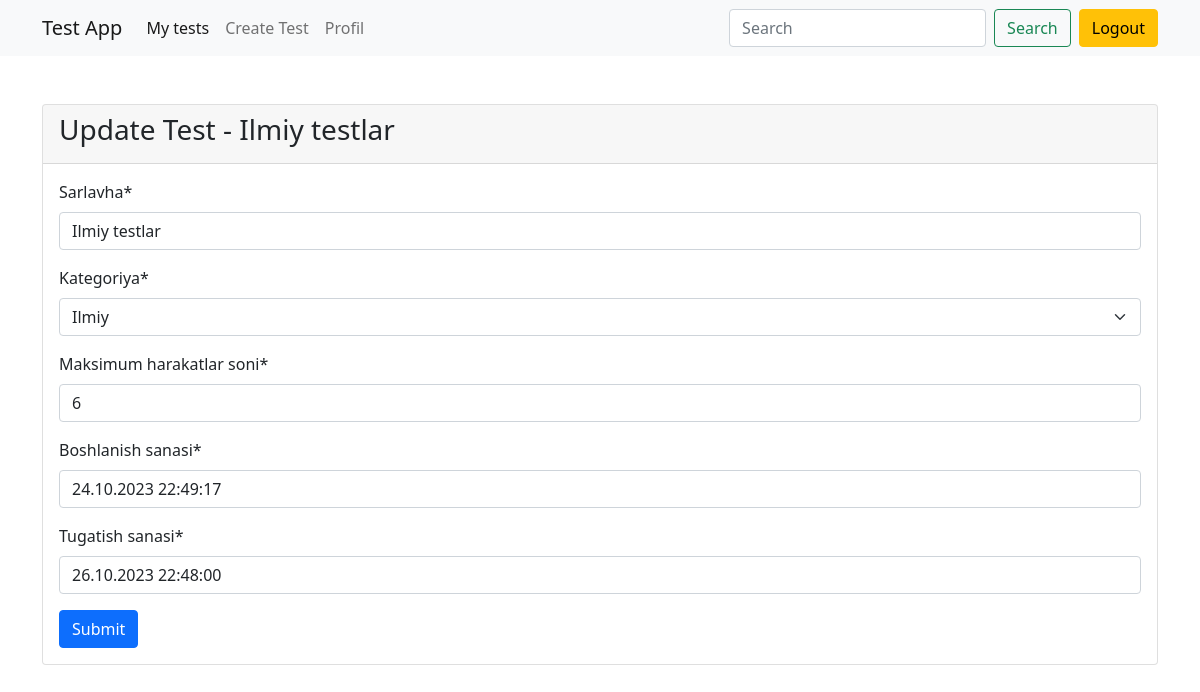
/update_test/5839b13a-b457-40d7-b931-bd72b358bb13/ (signed in), run on an earlier commit of the app's database.
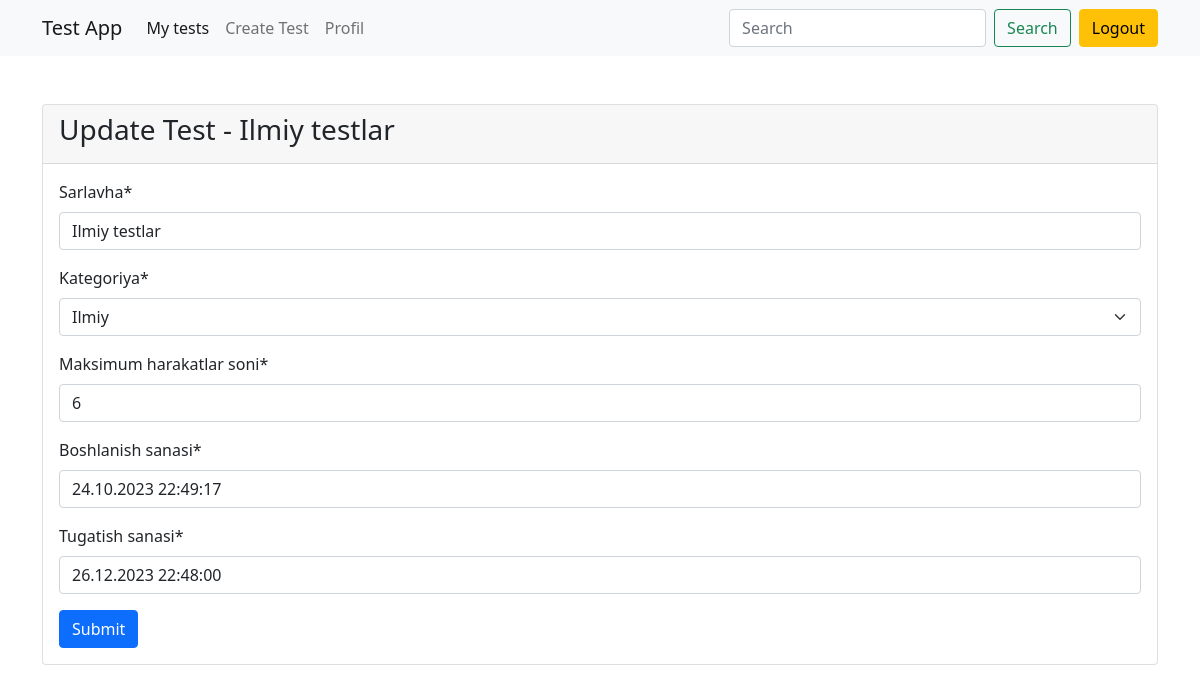
And on a later commit of the database.
### main/models.py (models this page shows, shortened)
class Test(models.Model):
    id = models.UUIDField(primary_key=True, default=uuid.uuid4, editable=False)
    author = models.ForeignKey(User, on_delete=models.CASCADE, verbose_name="avtor")
    category = models.ForeignKey(Category, on_delete=models.CASCADE, verbose_name="kategoriya")
    title = models.CharField(max_length=250, verbose_name="sarlavha")
    max_attemps = models.PositiveIntegerField(verbose_name="maksimum harakatlar soni")
    pass_percentage = models.PositiveIntegerField(default=60)
    start_date = models.DateTimeField(default=timezone.now, verbose_name="boshlanish sanasi")
    end_date = models.DateTimeField(default=(timezone.now()+timezone.timedelta(days=2)), verbose_name="tugatish sanasi")
    class Meta:
        verbose_name = "Test"
        verbose_name_plural = "Testlar"

### main/views.py (the view, shortened to what this page needs)
# urls.py: path("update_test/<uuid:test_id>/", update_test, name="update_test"),
@login_required(login_url="login")
def update_test(request, test_id):
    test = Test.objects.get(id=test_id)
    user = request.user
    if user == test.author:
        form = TestFrom(instance=test)
        return render(request, "update_test.html", {"form":form, "test":test})
    else:
        messages.error(request, "Bu test sizga tegishli emas!")
        return redirect('index')

### main/forms.py
class TestFrom(ModelForm):
    class Meta:
        model = Test
        fields = ["title", "category", "max_attemps", "start_date", "end_date"]

### main/models.py (called while the page is built)
    def __str__(self):
        return str(self.name)

### templates/update_test.html (shortened to what this page needs)
{% extends "base.html" %}
{% load crispy_forms_tags %}
{% block content %}
    <div class="card mt-5">
        <div class="card-header">
            <h3>Update Test - {{test.title}}</h3>
        </div>
        <div class="card-body">
            <form method="post">
                {{form|crispy}}
                <button class="btn btn-primary" type="submit">Submit</button>
            </form>
        </div>
    </div>
{% endblock content %}

What changed in the data, as far as the page shows it:
changed Test "Ilmiy testlar": end_date "26.10.2023 22:48:00" → "26.12.2023 22:48:00"
